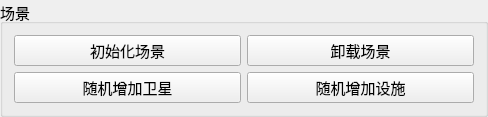
    <widget class="QGroupBox" name="groupBox">
     <property name="sizePolicy">
      <sizepolicy hsizetype="Fixed" vsizetype="Fixed">
       <horstretch>0</horstretch>
       <verstretch>0</verstretch>
      </sizepolicy>
     </property>
     <property name="minimumSize">
      <size>
       <width>488</width>
       <height>0</height>
      </size>
     </property>
     <property name="maximumSize">
      <size>
       <width>488</width>
       <height>97</height>
      </size>
     </property>
     <property name="font">
      <font>
       <pointsize>11</pointsize>
      </font>
     </property>
     <property name="title">
      <string>场景</string>
     </property>
     <layout class="QGridLayout" name="gridLayout_2">
      <item row="0" column="0">
       <widget class="QPushButton" name="pb_init">
        <property name="font">
         <font>
          <pointsize>11</pointsize>
         </font>
        </property>
        <property name="text">
         <string>初始化场景</string>
        </property>
       </widget>
      </item>
      <item row="0" column="1">
       <widget class="QPushButton" name="pb_del">
        <property name="font">
         <font>
          <pointsize>11</pointsize>
         </font>
        </property>
        <property name="text">
         <string>卸载场景</string>
        </property>
       </widget>
      </item>
      <item row="1" column="0">
       <widget class="QPushButton" name="pb_addSat">
        <property name="enabled">
         <bool>true</bool>
        </property>
        <property name="font">
         <font>
          <pointsize>11</pointsize>
         </font>
        </property>
        <property name="text">
         <string>随机增加卫星</string>
        </property>
       </widget>
      </item>
      <item row="1" column="1">
       <widget class="QPushButton" name="pb_addFac">
        <property name="font">
         <font>
          <pointsize>11</pointsize>
         </font>
        </property>
        <property name="text">
         <string>随机增加设施</string>
        </property>
       </widget>
      </item>
     </layout>
    </widget>
